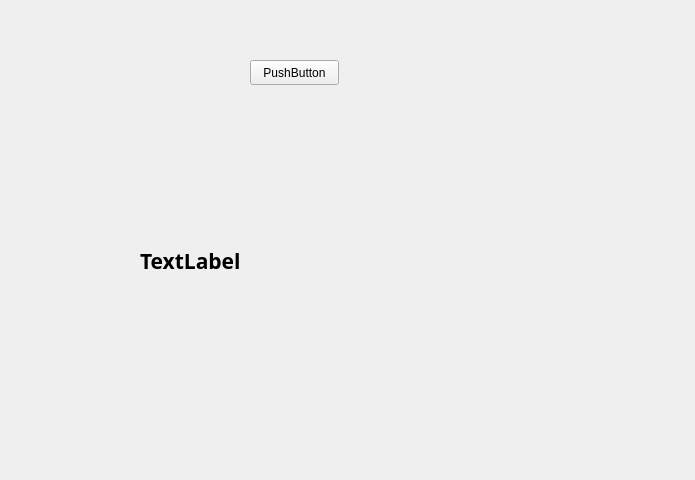
<?xml version="1.0" encoding="UTF-8"?>
<ui version="4.0">
 <class>Widget</class>
 <widget class="QWidget" name="Widget">
  <property name="geometry">
   <rect>
    <x>0</x>
    <y>0</y>
    <width>695</width>
    <height>480</height>
   </rect>
  </property>
  <property name="windowTitle">
   <string>Widget</string>
  </property>
  <widget class="QPushButton" name="pushButton">
   <property name="geometry">
    <rect>
     <x>250</x>
     <y>60</y>
     <width>89</width>
     <height>25</height>
    </rect>
   </property>
   <property name="text">
    <string>PushButton</string>
   </property>
  </widget>
  <widget class="QLabel" name="label">
   <property name="geometry">
    <rect>
     <x>140</x>
     <y>230</y>
     <width>371</width>
     <height>61</height>
    </rect>
   </property>
   <property name="font">
    <font>
     <family>Ubuntu Condensed</family>
     <pointsize>16</pointsize>
     <bold>true</bold>
    </font>
   </property>
   <property name="text">
    <string>TextLabel</string>
   </property>
  </widget>
 </widget>
 <resources/>
 <connections/>
</ui>
